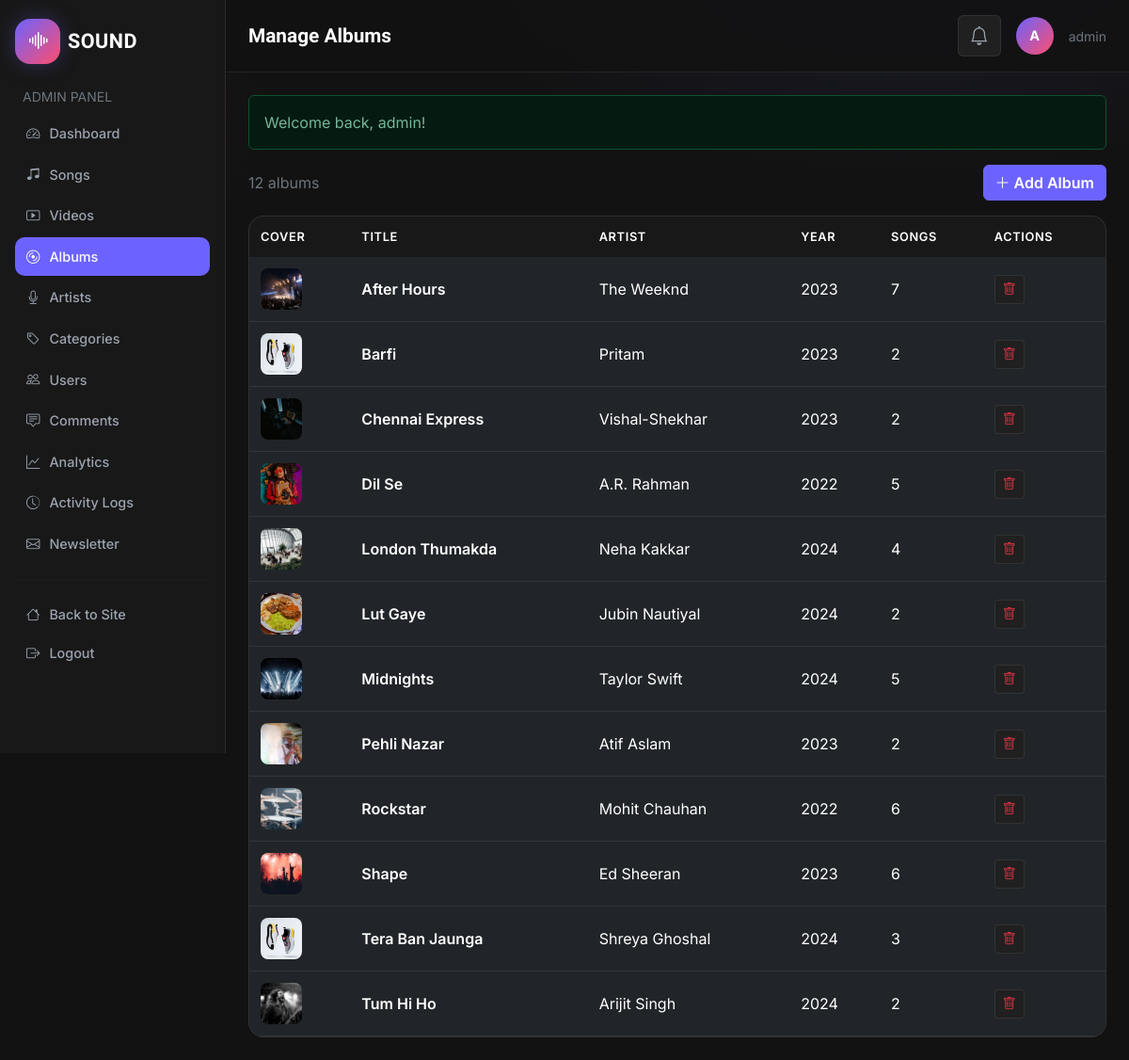
Page /admin/albums.php (signed in) on the committed database.
### tables this page shows
CREATE TABLE IF NOT EXISTS albums (
  id INT AUTO_INCREMENT PRIMARY KEY,
  title VARCHAR(150) NOT NULL,
  artist_id INT DEFAULT NULL,
  year INT DEFAULT NULL,
  image_url VARCHAR(255) DEFAULT NULL,
  created_at TIMESTAMP DEFAULT CURRENT_TIMESTAMP,
  FOREIGN KEY (artist_id) REFERENCES artists(id) ON DELETE SET NULL
);

CREATE TABLE IF NOT EXISTS artists (
  id INT AUTO_INCREMENT PRIMARY KEY,
  name VARCHAR(150) NOT NULL,
  bio TEXT DEFAULT NULL,
  image_url VARCHAR(255) DEFAULT NULL,
  social_facebook VARCHAR(255) DEFAULT NULL,
  social_twitter VARCHAR(255) DEFAULT NULL,
  social_instagram VARCHAR(255) DEFAULT NULL,
  created_at TIMESTAMP DEFAULT CURRENT_TIMESTAMP
);

### includes/functions.php (called while the page is built, shortened)
<?php
require_once __DIR__ . '/header.php';
require_once __DIR__ . '/footer.php';
function db() {
    static $pdo = null;
    if ($pdo === null) {
        $dsn = 'mysql:host=' . DB_HOST . ';dbname=' . DB_NAME . ';charset=utf8mb4';
        try {
            $pdo = new PDO($dsn, DB_USER, DB_PASS, [
                PDO::ATTR_ERRMODE => PDO::ERRMODE_EXCEPTION,
                PDO::ATTR_DEFAULT_FETCH_MODE => PDO::FETCH_ASSOC,
                PDO::ATTR_EMULATE_PREPARES => false,
            ]);
        } catch (PDOException $e) {
            error_log('Database connection failed: ' . $e->getMessage());
            http_response_code(500);
            include __DIR__ . '/../500.php';
            exit;
        }
    }
    return $pdo;
}
function e($value): string {
    return htmlspecialchars((string)$value, ENT_QUOTES, 'UTF-8');
}
function url(string $path = ''): string {
    $path = ltrim($path, '/');
    return BASE_URL . '/' . $path;
}
function media_url(?string $path): string {
    return url($path);
}
function get_flash(): ?array {
    if (isset($_SESSION['flash'])) {
        $flash = $_SESSION['flash'];
        return $flash;
    }
    return null;
}

### includes/models.php (called while the page is built, shortened)
<?php
require_once __DIR__ . '/functions.php';
function get_albums(int $limit = 0): array {
    $sql = "SELECT al.*, a.name AS artist_name, (SELECT COUNT(*) FROM songs s WHERE s.album_id = al.id) AS song_count
            FROM albums al LEFT JOIN artists a ON al.artist_id = a.id ORDER BY al.title ASC" . ($limit ? " LIMIT $limit" : "");
    return db()->query($sql)->fetchAll();
}

### admin/albums.php (the view, shortened to what this page needs)
<?php
require_once __DIR__ . '/includes/header.php';
$flash = get_flash();
$albums = get_albums();
?>
<?php if ($flash): ?><div class="alert alert-<?= e($flash['type']) ?>"><?= e($flash['message']) ?></div><?php endif; ?>
<div class="d-flex justify-content-between align-items-center mb-3">
    <p class="text-secondary mb-0"><?= count($albums) ?> albums</p>
    <button class="btn btn-primary" data-bs-toggle="modal" data-bs-target="#addModal"><i class="bi bi-plus-lg"></i> Add Album</button>
</div>
<div class="admin-table table-responsive">
    <table class="table table-hover">
        <thead><tr><th>Cover</th><th>Title</th><th>Artist</th><th>Year</th><th>Songs</th><th>Actions</th></tr></thead>
        <tbody>
        <?php foreach ($albums as $al): ?>
            <tr>
                <td><img src="<?= e(media_url($al['image_url'])) ?>" alt="" class="thumb-sm"></td>
                <td class="fw-semibold text-white"><?= e($al['title']) ?></td>
                <td><?= e($al['artist_name'] ?? '—') ?></td>
                <td><?= e($al['year'] ?? '—') ?></td>
                <td><?= $al['song_count'] ?></td>
                <td>
                    <form method="post" action="" class="d-inline" onsubmit="return confirm('Delete this album?')">
                        <button class="btn btn-sm btn-ghost text-danger"><i class="bi bi-trash"></i></button>
                    </form>
                </td>
            </tr>
        <?php endforeach; ?>
        </tbody>
    </table>
</div>
<?php require_once __DIR__ . '/includes/footer.php'; ?>

### assets/css/style.css (style rules this page uses)
:root { --primary:#6C63FF; --primary-dark:#5748FF; --secondary:#121212; --dark:#181818; --card:#202020; --pink:#FF4D6D; --text:#FFFFFF; --text-light:#9CA3AF; --border:rgba(255,255,255,.08); --radius:20px; --transition:.35s; }
html { scroll-behavior: smooth; overflow-x: hidden; }
body { font-family: 'Inter', system-ui, sans-serif; background-color: var(--secondary); background-image: radial-gradient(900px 500px at 80% -10%, rgba(108,99,255,0.15), transparent 60%), radial-gradient(700px 400px at -10% 10%, rgba(255,77,109,0.08), transparent 60%); background-attachment: fixed; color: var(--text-light); min-height: 100vh; }
.btn-primary { background-color: var(--primary); border-color: var(--primary); color: #fff; font-weight: 600; transition: all var(--transition); }
.btn-ghost { background-color: var(--card); border: 1px solid var(--border); color: var(--text-light); }
.btn-primary { position: relative; overflow: hidden; }
.btn-primary::before { content: ''; position: absolute; top: 50%; left: 50%; width: 0; height: 0; border-radius: 50%; background: rgba(255,255,255,0.3); transform: translate(-50%, -50%); transition: width 0.5s ease, height 0.5s ease; }
img { max-width: 100%; height: auto; }

### assets/css/admin.css (style rules this page uses)
.admin-table { background: var(--card); border-radius: 16px; overflow: hidden; border: 1px solid var(--border); }
.admin-table table { margin-bottom: 0; color: var(--text-light); }
.admin-table thead th { background: var(--dark); color: #fff; font-weight: 600; font-size: 0.8rem; text-transform: uppercase; letter-spacing: 0.05em; border: none; padding: 12px; }
.admin-table tbody td { border-color: var(--border); padding: 12px; vertical-align: middle; }
.thumb-sm { width: 44px; height: 44px; border-radius: 8px; object-fit: cover; }

### rows in the picture
albums: image_url (picture), title "After Hours", artist.name "The Weeknd", year "2023", song_count "7"
albums: image_url (picture), title "Barfi", artist.name "Pritam", year "2023", song_count "2"
albums: image_url (picture), title "Chennai Express", artist.name "Vishal-Shekhar", year "2023", song_count "2"
albums: image_url (picture), title "Dil Se", artist.name "A.R. Rahman", year "2022", song_count "5"
albums: image_url (picture), title "London Thumakda", artist.name "Neha Kakkar", year "2024", song_count "4"
albums: image_url (picture), title "Lut Gaye", artist.name "Jubin Nautiyal", year "2024", song_count "2"
albums: image_url (picture), title "Midnights", artist.name "Taylor Swift", year "2024", song_count "5"
albums: image_url (picture), title "Pehli Nazar", artist.name "Atif Aslam", year "2023", song_count "2"
albums: image_url (picture), title "Rockstar", artist.name "Mohit Chauhan", year "2022", song_count "6"
albums: image_url (picture), title "Shape", artist.name "Ed Sheeran", year "2023", song_count "6"
albums: image_url (picture), title "Tera Ban Jaunga", artist.name "Shreya Ghoshal", year "2024", song_count "3"
albums: image_url (picture), title "Tum Hi Ho", artist.name "Arijit Singh", year "2024", song_count "2"

### other values in the picture
$item['label'] "Dashboard"
$item['label'] "Songs"
$item['label'] "Videos"
$item['label'] "Albums"
$item['label'] "Artists"
$item['label'] "Categories"
$item['label'] "Users"
$item['label'] "Comments"
$item['label'] "Analytics"
$item['label'] "Activity Logs"
$item['label'] "Newsletter"
$pageTitle "Manage Albums"
substr($_SESSION['username'],0,1) "A"
$_SESSION['username'] "admin"
$flash['message'] "Welcome back, admin!"
